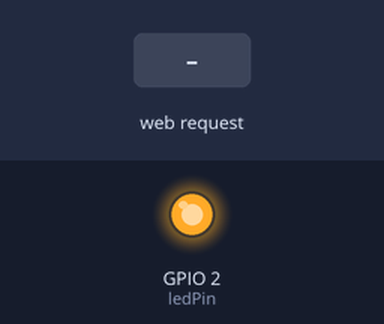
Simulated run of this sketch. Board: ESP8266 (NodeMCU). Parts: output pins drawn as LEDs (lit = HIGH). Inputs (shaded band) come from the test bench. WiFi joins after 1.5 s; servers stay silent unless stated; what the sketch prints to the serial monitor is not drawn.

Above: at 0.1 s.
At 3.2 s:
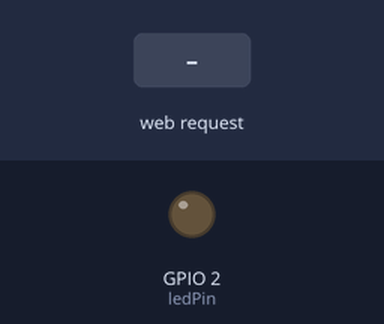
3.3 s: HTTP request GET /state=on?port=1 received
Timing chart, 0 to 6.3 s (numbered marks = the images above; inputs shaded):
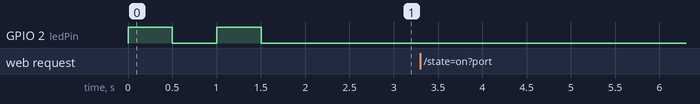

The sketch:

hostServer.ino
```cpp
/*
The Illumina Project is based on an Arduino Uno 3R and a Generic ESP8266 Module.
It aims to provide a solution for remotely controlling lights or illumination through a smartphone by local webSite via WiFi.
However, please note that this is only a prototype and not a commercial product.

If you encounter any issues, please do not hesitate to reach out to us for assistance.
*/

#include <ESP8266WiFi.h>

String ssid = "YourSSID"; // Put your SSID from wifi route or your Hotspot
String password = "YourPassword"; // Put your Password from wifi route or your Hotspot
WiFiServer server(80); // Set Server at Port 80

// getPins & statePin
const int ledPin = 2;

// relaysPort:turnBool
String r1n = "1:1";
String r1f = "0:1";
String r2n = "1:2";
String r2f = "0:2";
String r3n = "1:3";
String r3f = "0:3";
String r4n = "1:4";
String r4f = "0:4";

void __preload() {
  Serial.begin(115200); // Sent data from ESP8266 module & Received data from Python Signal Application

  // ResetPinMode
  pinMode(ledPin, OUTPUT);
  digitalWrite(ledPin, LOW);

  // Settings WiFi Module
  WiFi.setAutoReconnect(true);
}

bool recon_t() {
  while (WiFi.status() != WL_CONNECTED) {
    digitalWrite(ledPin, HIGH);
    delay(500);
    digitalWrite(ledPin, LOW);
    delay(500);
  }
  return true;
}

void handleRoot(WiFiClient client) {
  client.println("HTTP/1.1 200 OK");
  client.println("Content-Type: text/html");
  client.println("");
  client.println("<!DOCTYPE HTML>");
  client.println("<html>");
  client.println("<head><title>Illumination.API</title></head>");
  client.println("<body>");
  client.println("<h1>Light Bulb Control</h1>");
  client.println("<h3>Relay 1</h3>");
  client.println("<p><a href=\"/state=on?port=1\">Turn On</a></p>");
  client.println("<p><a href=\"/state=off?port=1\">Turn Off</a></p>");
  client.println("<h3>Relay 2</h3>");
  client.println("<p><a href=\"/state=on?port=2\">Turn On</a></p>");
  client.println("<p><a href=\"/state=off?port=2\">Turn Off</a></p>");
  client.println("<h3>Relay 3</h3>");
  client.println("<p><a href=\"/state=on?port=3\">Turn On</a></p>");
  client.println("<p><a href=\"/state=off?port=3\">Turn Off</a></p>");
  client.println("<h3>Relay 4</h3>");
  client.println("<p><a href=\"/state=on?port=4\">Turn On</a></p>");
  client.println("<p><a href=\"/state=off?port=4\">Turn Off</a></p>");
  client.println("<footer> Illumination.API version 1.2.4-build | Powered by ESP8266 WiFi Board </footer>");
  client.println("</body>");
  client.println("</html>");
}

void handleIlluminateState(WiFiClient client, String request) {
  digitalWrite(ledPin, LOW);
  if (request.indexOf("/state=on?port=1") != -1) {
    Serial.write(r1n.c_str(), r1n.length());

  } else if (request.indexOf("/state=off?port=1") != -1) {
    Serial.write(r1f.c_str(), r1f.length());
    client.println("");
  }

  else if (request.indexOf("/state=on?port=2") != -1) {
    Serial.write(r2n.c_str(), r2n.length());
    client.println("");
  } else if (request.indexOf("/state=off?port=2") != -1) {
    Serial.write(r2f.c_str(), r2f.length());
    client.println("");
  }

  else if (request.indexOf("/state=on?port=3") != -1) {
    Serial.write(r3n.c_str(), r3n.length());
    client.println("");
  } else if (request.indexOf("/state=off?port=3") != -1) {
    Serial.write(r3f.c_str(), r3f.length());
    client.println("");
  }

  else if (request.indexOf("/state=on?port=4") != -1) {
    Serial.write(r4n.c_str(), r4n.length());
    client.println("");
  } else if (request.indexOf("/state=off?port=4") != -1) {
    Serial.write(r4f.c_str(), r4f.length());
    client.println("");
  }

  else {
    client.println("HTTP/1.1 400 Bad Request");
    client.println("Content-Type: text/html");
    client.println("");
    client.println("<h1>400 Bad Request</h1>");
  }
  digitalWrite(ledPin, HIGH);
}

void setup() {
  __preload();

  WiFi.begin(ssid, password);
  bool con_suc = recon_t();
  if (con_suc) {
    server.begin();
  }
  else setup();
}

void loop() {
  if (!WiFi.isConnected()) {
    WiFi.reconnect();
    bool con_suc = recon_t();
    if (con_suc) {
      server.begin();
    }
  }

  // function Server activation below.
  digitalWrite(ledPin, LOW);
  WiFiClient client = server.available();

  if (client) {
    String request = client.readStringUntil('\r');
    client.flush();

    handleRoot(client);
    handleIlluminateState(client, request);

    delay(1);
    client.stop();
  }
}
```
